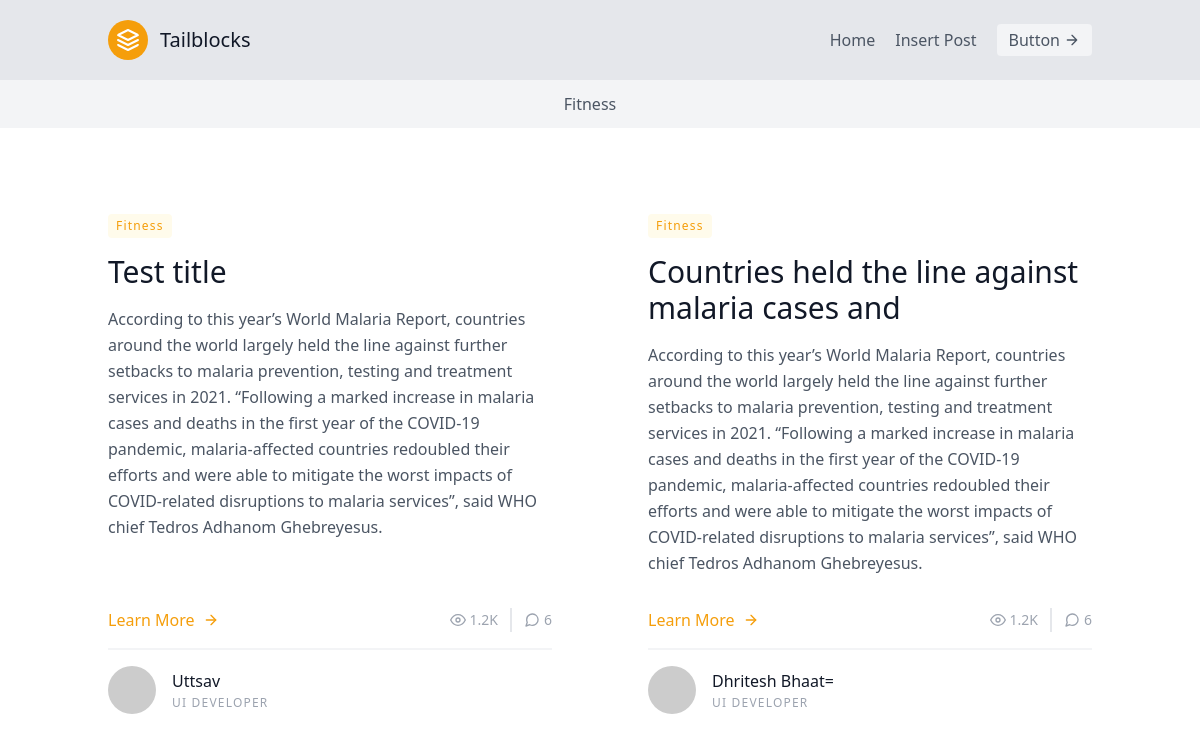
The page / on the database its author committed.
### cms/models.py (models this page shows, shortened)
class Category(models.Model):
    cat_title = models.CharField( max_length=50)

class Post(models.Model):
    title = models.CharField(max_length=50)
    author = models.CharField(max_length=50)
    category = models.ForeignKey(Category,on_delete=models.CASCADE)
    content = models.TextField()
    createdAt = models.DateTimeField( auto_now_add=True)
    updatedAt = models.DateTimeField(auto_now=True )

### cms/views.py (the view)
# urls.py: path("",home,name="home"),
def home(r):
    data = {}
    data['category'] = Category.objects.all()
    data['posts'] = Post.objects.all()
    return render(r,"home.html",data)

### template/home.html (shortened to what this page needs)
{% extends "base.html" %} {% block title %}Home{% endblock %} {% block main %}
<header class="text-gray-600 body-font bg-gray-100">
  <div
    class="container mx-auto flex flex-wrap p-3 flex-col md:flex-row items-center"
  >
    <nav
      class="md:mx-auto flex flex-wrap items-center text-base justify-center"
    >
      {% for c in category%}
      <a href="" class="mr-5 hover:text-dark-900">{{ c.cat_title|capfirst }}</a>
      {% endfor %}
    </nav>
  </div>
</header>
<section class="text-gray-600 body-font overflow-hidden p-10" style="margin-top:-50px">
  <div class="container px-5 py-24 mx-auto">
    <div class="flex flex-wrap -m-12">
      {% for p in posts %}
      <div class="p-12 md:w-1/2 flex flex-col items-start">
        <span
          class="inline-block py-1 px-2 rounded bg-yellow-50 text-yellow-500 text-xs font-medium tracking-widest"
          >{{p.category.cat_title}}</span
        >
        <h2
          class="sm:text-3xl text-2xl title-font font-medium text-gray-900 mt-4 mb-4"
        >
          {{ p.title }}
        </h2>
        <p class="leading-relaxed mb-8">
        {{p.content}}
        </p>
        <div
          class="flex items-center flex-wrap pb-4 mb-4 border-b-2 border-gray-100 mt-auto w-full"
        >
          <a class="text-yellow-500 inline-flex items-center"
            >Learn More
            <svg
              class="w-4 h-4 ml-2"
              viewBox="0 0 24 24"
              stroke="currentColor"
              stroke-width="2"
              fill="none"
              stroke-linecap="round"
              stroke-linejoin="round"
            >
              <path d="M5 12h14"></path>
              <path d="M12 5l7 7-7 7"></path>
            </svg>
          </a>
          <span
            class="text-gray-400 mr-3 inline-flex items-center ml-auto leading-none text-sm pr-3 py-1 border-r-2 border-gray-200"
          >
            <svg
              class="w-4 h-4 mr-1"
              stroke="currentColor"
              stroke-width="2"
              fill="none"
              stroke-linecap="round"
              stroke-linejoin="round"
              viewBox="0 0 24 24"
            >
              <path d="M1 12s4-8 11-8 11 8 11 8-4 8-11 8-11-8-11-8z"></path>
              <circle cx="12" cy="12" r="3"></circle></svg
            >1.2K
          </span>
          <span
            class="text-gray-400 inline-flex items-center leading-none text-sm"
          >
            6
          </span>
        </div>
        <a class="inline-flex items-center">
          <img
            alt="blog"
            src="https://dummyimage.com/104x104"
            class="w-12 h-12 rounded-full flex-shrink-0 object-cover object-center"
          />
          <span class="flex-grow flex flex-col pl-4">
            <span class="title-font font-medium text-gray-900"
              > {{ p.author }}</span
            >
            <span class="text-gray-400 text-xs tracking-widest mt-0.5"
              >UI DEVELOPER</span
            >
          </span>
        </a>
      </div>
      {% endfor %}
    </div>
  </div>
</section>
{% endblock %}

### template/base.html (shortened to what this page needs)
<!DOCTYPE html>
<html lang="en">
<head>
    <link rel="stylesheet" href="https://cdnjs.cloudflare.com/ajax/libs/tailwindcss/2.0.2/tailwind.min.css"></head>
<body>
    {% include "navbar.html" %}
    {% block main %}
    {% endblock %}
</body>
</html>

### template/navbar.html (shortened to what this page needs)
<header class="text-gray-600 body-font bg-gray-200" style="position: sticky;top:0">
  <div class="container mx-auto flex flex-wrap p-5 flex-col md:flex-row items-center">
    <a class="flex title-font font-medium items-center text-gray-900 mb-4 md:mb-0">
      <svg xmlns="http://www.w3.org/2000/svg" fill="none" stroke="currentColor" stroke-linecap="round" stroke-linejoin="round" stroke-width="2" class="w-10 h-10 text-white p-2 bg-yellow-500 rounded-full" viewBox="0 0 24 24">
        <path d="M12 2L2 7l10 5 10-5-10-5zM2 17l10 5 10-5M2 12l10 5 10-5"></path>
      </svg>
      <span class="ml-3 text-xl">Tailblocks</span>
    </a>
    <nav class="md:ml-auto flex flex-wrap items-center text-base justify-center">
      <a href="{% url 'home'%}" class="mr-5 hover:text-gray-900">Home</a>
      <a href="{% url 'insert'%}" class="mr-5 hover:text-gray-900">Insert Post</a>
    </nav>
    <button class="inline-flex items-center bg-gray-100 border-0 py-1 px-3 focus:outline-none hover:bg-gray-200 rounded text-base mt-4 md:mt-0">Button
      <svg fill="none" stroke="currentColor" stroke-linecap="round" stroke-linejoin="round" stroke-width="2" class="w-4 h-4 ml-1" viewBox="0 0 24 24">
        <path d="M5 12h14M12 5l7 7-7 7"></path>
      </svg>
    </button>
  </div>
</header>

### rows shown on the page
Category: cat_title "Fitness"
Post: category.cat_title "Fitness", title "Test title", content "According to this year’s World Malaria Report, countries around the world largely held the line against further setbacks to malaria prevention, testing and treatment services in 2021. “Following a marked increase in malaria cases and deaths in the first year of the COVID-19 pandemic, malaria-affected countries redoubled their efforts and were able to mitigate the worst impacts of COVID-related disruptions to malaria services”, said WHO chief Tedros Adhanom Ghebreyesus.", author "Uttsav"
Post: category.cat_title "Fitness", title "Countries held the line against malaria cases and", content "According to this year’s World Malaria Report, countries around the world largely held the line against further setbacks to malaria prevention, testing and treatment services in 2021. “Following a marked increase in malaria cases and deaths in the first year of the COVID-19 pandemic, malaria-affected countries redoubled their efforts and were able to mitigate the worst impacts of COVID-related disruptions to malaria services”, said WHO chief Tedros Adhanom Ghebreyesus.", author "Dhritesh Bhaat="
